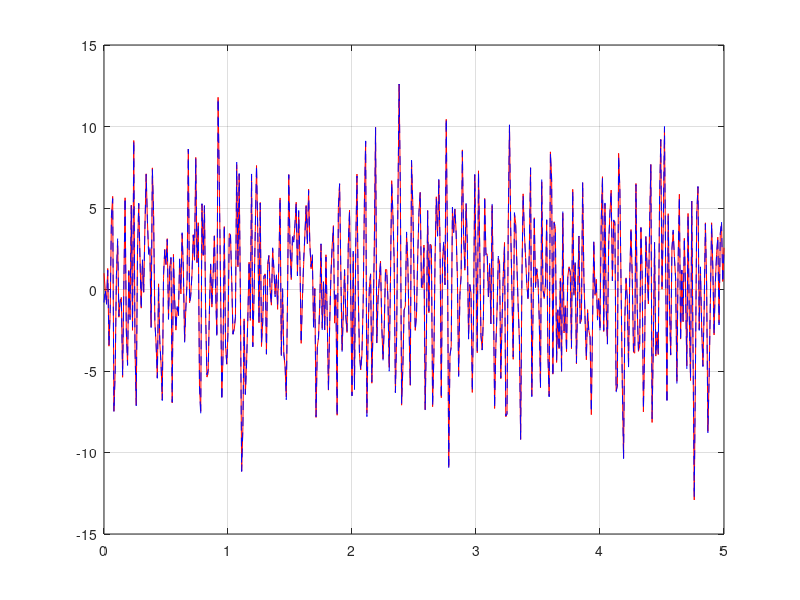
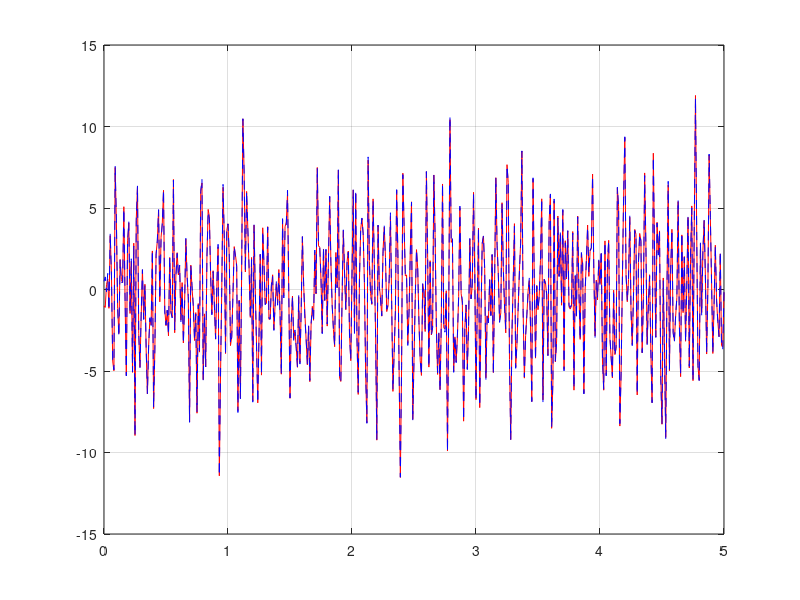
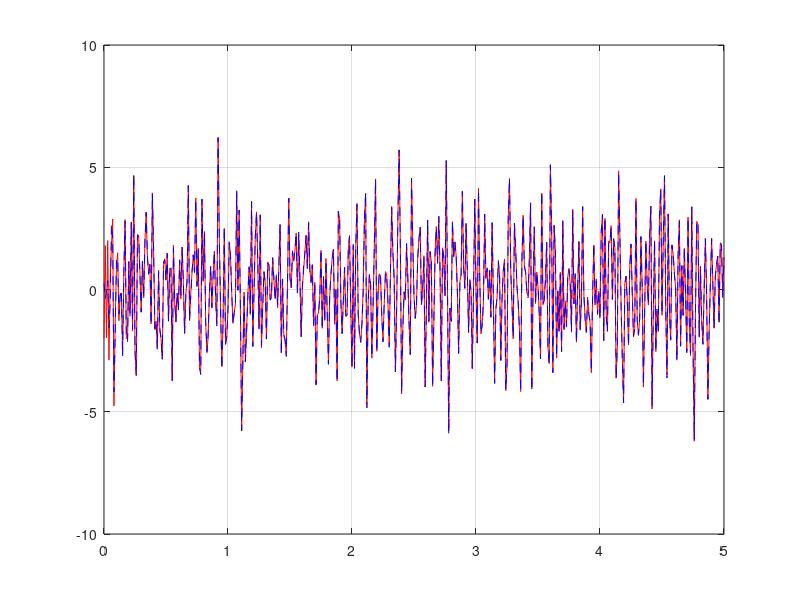

Reproduce these figures in MATLAB, in order.
% Filtro de Kalman por etapas en tiempo discreto
% Sistema lineal

clear;
clc
close all;

A = [  0    0.2   0.6
        -1   -0.1   0.1
        0.3  0.2  -0.5 ];
abs(eig(A))     
W = [ 0.2
         0
         0.1 ];
C = [ 1  0  0 ];
Obs = det([ C;   C*A;   C*A*A ])
     
ti = 0;   tf = 5;   dt = 0.01;    
t = ti:dt:tf;   t = t';
nt = length(t);

% Ruido de la planta
wmean = 1;
wstd = 20;
w = randn(nt,1);
w = (w-mean(w))*wstd/std(w) + wmean;
Q = sum((w-wmean).*(w-wmean))/(nt-1);

% Ruido del sensor
nmean = 0;
nstd = 0.1;
n = randn(nt,1);
n = (n-mean(n))*nstd/std(n) + nmean;
R = sum((n-nmean).*(n-nmean))/(nt-1);

x = [ 1;  -1;  -2 ];
xh = [ -0.8;  0.5;   0.25 ];
P = diag([ 0.25   0.3   0.2 ]);    
k = 1;
for tt = ti:dt:tf
    x1(k,1)   = x(1,1);     x2(k,1) = x(2,1);       x3(k,1) = x(3,1);  
    xh1(k,1) = xh(1,1);    xh2(k,1) = xh(2,1);    xh3(k,1) = xh(3,1); 
    x = A*x + W*w(k,1);
    y = C*x + n(k,1);  
    xb = A*xh + W*wmean;
    M = A*P*A' + W*Q*W';
    P = inv(inv(M) + C'*inv(R)*C);
    L = P*C'*inv(R);
    xh = xb + L*(y - C*xb);
    k = k +1;
end
figure(1);
plot(t,x1,'-r',t,xh1,'--b');    grid;
figure(2);
plot(t,x2,'-r',t,xh2,'--b');    grid;
figure(3);
plot(t,x3,'-r',t,xh3,'--b');    grid;



    
    
